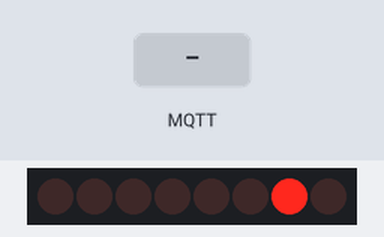
Simulated run of this program. Board: ESP32. Parts: 8 shift-register outputs drawn as a row of LEDs (first output left, lit = HIGH). Wiring (inferred from the names in the program): shift register (74HC595): data GPIO 15; shift clock GPIO 4; latch GPIO 21. Wiring (inferred from the signals the program sends): row of LEDs: on Q0, Q1, Q2, Q3, Q4, Q5, Q6, Q7. Inputs (shaded band) come from the test bench. No MQTT or app messages arrive unless stated; what the program prints to the serial monitor is not drawn.

Above: at 3.6 s.
8.3 s: MQTT message "1" arrives on the first subscribed topic
At 10.6 s:
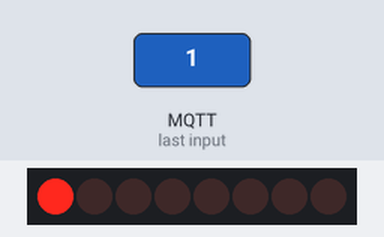
11.3 s: MQTT message "0" arrives on the first subscribed topic
At 12.5 s:
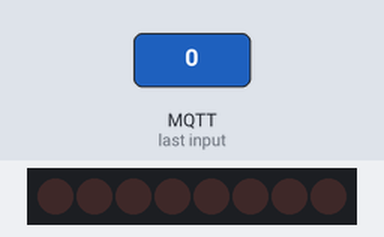
12.8 s: MQTT message "2" arrives on the first subscribed topic
At 13.8 s:
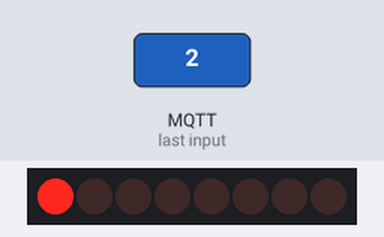
Timing chart, 0 to 13.9 s (numbered marks = the images above; inputs shaded):
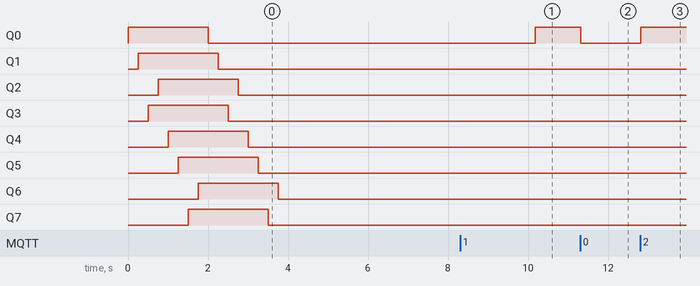

The program:

main.cpp
```cpp
/**************************************************************
 *
 * For this example, you need to install PubSubClient library:
 *   https://github.com/knolleary/pubsubclient
 *   or from http://librarymanager/all#PubSubClient
 *
 * TinyGSM Getting Started guide:
 *   http://tiny.cc/tiny-gsm-readme
 *
 * For more MQTT examples, see PubSubClient library
 *
 **************************************************************
 * Use Mosquitto client tools to work with MQTT
 *   Ubuntu/Linux: sudo apt-get install mosquitto-clients
 *   Windows:      https://mosquitto.org/download/
 *
 * Subscribe for messages:
 *   mosquitto_sub -h test.mosquitto.org -t GsmClientTest/init -t GsmClientTest/ledStatus -q 1
 * Toggle led:
 *   mosquitto_pub -h test.mosquitto.org -t GsmClientTest/led -q 1 -m "toggle"
 *
 * You can use Node-RED for wiring together MQTT-enabled devices
 *   https://nodered.org/
 * Also, take a look at these additional Node-RED modules:
 *   node-red-contrib-blynk-ws
 *   node-red-dashboard
 *
 **************************************************************/
#include <rom/rtc.h>
#include "LedHandler.h"

// Select your modem:
#define TINY_GSM_MODEM_SIM800
// #define TINY_GSM_MODEM_SIM808
// #define TINY_GSM_MODEM_SIM900
// #define TINY_GSM_MODEM_UBLOX
// #define TINY_GSM_MODEM_BG96
// #define TINY_GSM_MODEM_A6
// #define TINY_GSM_MODEM_A7
// #define TINY_GSM_MODEM_M590
// #define TINY_GSM_MODEM_ESP8266
// #define TINY_GSM_MODEM_XBEE

#include <TinyGsmClient.h>
#include <PubSubClient.h>

// Set serial for debug console (to the Serial Monitor, default speed 115200)
#define SerialMon Serial

// Use Hardware Serial on Mega, Leonardo, Micro
#define SerialAT Serial1

#define GSM_TX 13
#define GSM_RX 14

// Your GPRS credentials
// Leave empty, if missing user or pass
const char apn[] = "timbrasil.br";
const char user[] = "tim";
const char pass[] = "tim";

const char *deviceId = "GsmClient";
// MQTT details
//const char* broker = "test.mosquitto.org";
const char *broker = "m13.cloudmqtt.com";
//const int port = 1883;
const int port = 17690;
const char *mqttUser = "gsrprydz";
const char *mqttPassword = "FyKEyFOBka0U";

const char *topicLed = "GsmClient/led";
const char *topicInit = "GsmClient/init";
const char *topicLedStatus = "GsmClient/ledStatus";

TinyGsm modem(SerialAT);
TinyGsmClient client(modem);
PubSubClient mqtt(client);

#define LED_PIN 27
int ledStatus = LOW;

long lastReconnectAttempt = 0;

void mqttCallback(char *topic, byte *payload, unsigned int len);
boolean mqttConnect();
void print_reset_reason(RESET_REASON reason);

void setup()
{
    // Set console baud rate
    SerialMon.begin(115200);

    Serial.println("CPU0 reset reason: ");
    print_reset_reason(rtc_get_reset_reason(0));

    Serial.println("CPU1 reset reason: ");
    print_reset_reason(rtc_get_reset_reason(1));

    SerialMon.println("Iniciando controlador dos leds...");
    LedController.begin();

    // Set GSM module baud rate
    SerialAT.begin(115200, SERIAL_8N1, GSM_TX, GSM_RX, false);
    delay(3000);

    // Restart takes quite some time
    // To skip it, call init() instead of restart()
    SerialMon.println("Inicializando o modem...");
    modem.restart();

    String modemInfo = modem.getModemInfo();
    SerialMon.print("Modem: ");
    SerialMon.println(modemInfo);

    // Unlock your SIM card with a PIN
    //modem.simUnlock("1234");

    SerialMon.print("Waiting for network...");
    if (!modem.waitForNetwork())
    {
        SerialMon.println(" fail");
        while (true);
    }
    SerialMon.println(" OK");

    while (true)
    {
        SerialMon.printf("Trying to connect to %s...\n", apn);
        if (!modem.gprsConnect(apn, user, pass))
        {
            SerialMon.println(" fail");
            SerialMon.println("Trying again in 1s...");
            delay(1000);
        }
        else
        {
            SerialMon.println(" OK");
            break;
        }
    }

    // MQTT Broker setup
    mqtt.setServer(broker, port);
    mqtt.setCallback(mqttCallback);
}

void loop()
{
    if (!mqtt.connected())
    {
        SerialMon.println("=== MQTT NAO CONECTADO ===");
        // Reconnect every 10 seconds
        unsigned long t = millis();
        if (t - lastReconnectAttempt > 10000L)
        {
            lastReconnectAttempt = t;
            if (mqttConnect())
            {
                lastReconnectAttempt = 0;
            }
        }
        delay(100);
        return;
    }

    mqtt.loop();

    SerialMon.printf("Status GPRS: %s\n", modem.isGprsConnected() ? "connected" : "not connected");
    SerialMon.printf("Qualidade do sinal: %d\n", modem.getSignalQuality());
    SerialMon.printf("Nivel da bateria: %d\n", modem.getBattPercent());
    uint16_t voltage = modem.getBattVoltage();
    SerialMon.printf("Tensao da bateria: %.2f\n", voltage > 32 ? -1 : voltage );
    // This is only supported on SIMxxx series
    String gsmTime = modem.getGSMDateTime(DATE_TIME);
    SerialMon.printf("GSM Hora: %s\n", gsmTime.c_str());
    String gsmDate = modem.getGSMDateTime(DATE_DATE);
    SerialMon.printf("GSM Data: %s\n", gsmDate.c_str());
    String cop = modem.getOperator();
    SerialMon.printf("Operadora: %s\n", cop.c_str());
    // String band = modem.getBand();
    // SerialMon.printf("Banda: %s\n", band.c_str());
}

boolean mqttConnect()
{
    SerialMon.print("Connecting to ");
    SerialMon.print(broker);

    // Connect to MQTT Broker
    //boolean status = mqtt.connect("GsmClientTest");

    // Or, if you want to authenticate MQTT:
    boolean status = mqtt.connect(deviceId, mqttUser, mqttPassword);

    if (status == false)
    {
        SerialMon.println(" fail");
        return false;
    }

    SerialMon.println(" OK");
    mqtt.publish(topicInit, "GSMClient iniciado");
    mqtt.subscribe(topicLed);
    return mqtt.connected();
}

void mqttCallback(char *topic, byte *payload, unsigned int len)
{
    SerialMon.print("Mensagem recebida [");
    SerialMon.print(topic);
    SerialMon.print("]: ");
    SerialMon.write(payload, len);
    SerialMon.println();

    // Only proceed if incoming message's topic matches
    if (String(topic) == topicLed)
    {
        ledStatus = !ledStatus;
        LedController.setLed(LED_ALARME_ESQ_2, ledStatus);
        SerialMon.printf("Publicando status do led: %d\n", ledStatus);
        mqtt.publish(topicLedStatus, ledStatus ? "1" : "0");
    }
}

void print_reset_reason(RESET_REASON reason)
{
  switch ( reason)
  {
    case 1 : Serial.println ("POWERON_RESET");break;          /**<1, Vbat power on reset*/
    case 3 : Serial.println ("SW_RESET");break;               /**<3, Software reset digital core*/
    case 4 : Serial.println ("OWDT_RESET");break;             /**<4, Legacy watch dog reset digital core*/
    case 5 : Serial.println ("DEEPSLEEP_RESET");break;        /**<5, Deep Sleep reset digital core*/
    case 6 : Serial.println ("SDIO_RESET");break;             /**<6, Reset by SLC module, reset digital core*/
    case 7 : Serial.println ("TG0WDT_SYS_RESET");break;       /**<7, Timer Group0 Watch dog reset digital core*/
    case 8 : Serial.println ("TG1WDT_SYS_RESET");break;       /**<8, Timer Group1 Watch dog reset digital core*/
    case 9 : Serial.println ("RTCWDT_SYS_RESET");break;       /**<9, RTC Watch dog Reset digital core*/
    case 10 : Serial.println ("INTRUSION_RESET");break;       /**<10, Instrusion tested to reset CPU*/
    case 11 : Serial.println ("TGWDT_CPU_RESET");break;       /**<11, Time Group reset CPU*/
    case 12 : Serial.println ("SW_CPU_RESET");break;          /**<12, Software reset CPU*/
    case 13 : Serial.println ("RTCWDT_CPU_RESET");break;      /**<13, RTC Watch dog Reset CPU*/
    case 14 : Serial.println ("EXT_CPU_RESET");break;         /**<14, for APP CPU, reseted by PRO CPU*/
    case 15 : Serial.println ("RTCWDT_BROWN_OUT_RESET");break;/**<15, Reset when the vdd voltage is not stable*/
    case 16 : Serial.println ("RTCWDT_RTC_RESET");break;      /**<16, RTC Watch dog reset digital core and rtc module*/
    default : Serial.println ("NO_MEAN");
  }
}
```

LedHandler.cpp
```cpp
/*
 * ledHandler.c
 *
 *  Created on: 7 de jun de 2018
 *      Author: Vinicius
 */

#include "LedHandler.h"

/**
 * Function: LedControllerClass
 * Description: this is the class constructor
 * Parameters: none
 * Returns: LedControllerClass
 */
LedControllerClass::LedControllerClass()
{
    m_isInitialized = false;
}

/**
 * Function: begin
 * Description: this function will initialize the LedControllerClass.
 * Parameters:
 *      -> gpio_num_t pinClock: GPIO which is connected to the MUX clock pin.
 *      -> gpio_num_t pinData: GPIO which is connected to the MUX data pin.
 *      -> gpio_num_t pinLoad: GPIO which is connected to the MUX load pin.
 *      -> gpio_num_t pinOE: GPIO which is connected to the MUX OE pin.
 * Returns: esp_err_t with the error code.
 */
esp_err_t LedControllerClass::begin(gpio_num_t pinClock, gpio_num_t pinData, gpio_num_t pinLoad, gpio_num_t pinOE)
{
    // Inicializando o Gerenciador de Leds.\n
    ESP_LOGI( TAG_LEDHANDLER , LOGI_0026 );

    m_pinClock = pinClock;
    m_pinData = pinData;
    m_pinLoad = pinLoad;
    m_pinOE = pinOE;

    pinMode( m_pinLoad, OUTPUT );
    pinMode( m_pinLoad, OUTPUT );
    digitalWrite( m_pinOE, LOW );

    m_dataSum = 0;

    m_isInitialized = true;

    return autoTest();
}

/**
 * Function: setLed
 * Description: turns a LED ON or OFF.
 * Parameters:
 *      -> LED led: the LED which will have the state changed.
 *      -> bool state: if true, turns the LED on, otherwise turns off.
 * Returns: esp_err_t with the error code.
 * Remarks: if the led is already on, this function does nothing and returns ESP_OK.
 */
esp_err_t LedControllerClass::setLed(LED led, bool state)
{
    if ( m_isInitialized == false )
  		return ESP_ERR_INVALID_STATE;

    int ledNumber = (int) led;
    int ledIndex = ledNumber - 1;
    int currentSum = m_dataSum;

    if ( ( ledNumber < 1 ) || ( ledNumber > 8 ) )
        return ESP_FAIL;

  	if ( state == false ) // desligar o led
    {
        if ( ( currentSum & LEDS[ledIndex] ) == LEDS[ledIndex] )
            currentSum -= LEDS[ledIndex];
    }
    else
    {
        if ( ( currentSum & LEDS[ledIndex] ) != LEDS[ledIndex] )
            currentSum += LEDS[ledIndex];
    }

    if ( currentSum != m_dataSum )
    {
        digitalWrite( m_pinLoad, LOW );
        shiftOut( m_pinData, m_pinClock, currentSum );
        digitalWrite( m_pinLoad, HIGH );
        m_dataSum = currentSum;
    }

  	return ESP_OK;
}

/**
 * Function: autoTest
 * Description: executes an auto test which allow you to check if the leds are working.
 * Parameters: none
 * Returns: esp_err_t with the error code.
 */
esp_err_t LedControllerClass::autoTest()
{
    esp_err_t result = ESP_OK;

    // Executando auto-teste dos leds.
    ESP_LOGI( TAG_LEDHANDLER , LOGI_0029 );

    LED currentLeds[] = { LED_ALARME_ESQ_2 , LED_ALARME_ESQ_1 , LED_ALERTA_ESQ , LED_SYSTEM_ON , LED_GPS , LED_ALERTA_DIR , LED_ALARME_DIR_1 , LED_ALARME_DIR_2 };

    // Ligando todos os leds.
    ESP_LOGI( TAG_LEDHANDLER , LOGI_0031 );
    for ( int i = 0 ; i < 8 ; i++ )
    {
        result = setLed( currentLeds[i], true );
        if (result != ESP_OK)
            return result;

        delay( 250 );
    }

    // Desligando todos os leds.
    ESP_LOGI( TAG_LEDHANDLER , LOGI_0030 );
    for ( int i = 0 ; i < 8 ; i++ )
    {
        result = setLed( currentLeds[i], false );
        if (result != ESP_OK)
            return result;
        delay( 250 );
    }

    return result;
}

/**
 * Function: shiftOut
 * Description: function This shifts 8 bits out MSB first, on the rising edge of the clock, clock idles low.
 * Parameters:
 *      -> gpio_num_t myDataPin: mux data pin.
 *      -> gpio_num_t myClockPin: mux clock pin.
 *      -> byte myDataOut: data to be written.
 * Returns: esp_err_t with the error code.
 */
esp_err_t LedControllerClass::shiftOut(gpio_num_t myDataPin, gpio_num_t myClockPin, byte myDataOut)
{
    //internal function setup
    int i = 0;
    int pinState;
    pinMode( myClockPin, OUTPUT );
    pinMode( myDataPin, OUTPUT );

    //clear everything out just in case to prepare shift register for bit shifting
    digitalWrite( myDataPin, LOW );
    digitalWrite( myClockPin, LOW );

    //for each bit in the byte myDataOut
    //NOTICE THAT WE ARE COUNTING DOWN in our for loop
    //This means that %00000001 or "1" will go through such
    //that it will be pin Q0 that lights.
    for (i = 7; i >= 0; i-- )
    {
        digitalWrite(myClockPin, LOW);

        //if the value passed to myDataOut and a bitmask result
        // true then... so if we are at i=6 and our value is
        // %11010100 it would the code compares it to %01000000
        // and proceeds to set pinState to 1.
        if ( myDataOut & (1<<i) )
            pinState= 1;
        else
            pinState= 0;

        //Sets the pin to HIGH or LOW depending on pinState
        digitalWrite( myDataPin, pinState );
        //register shifts bits on upstroke of clock pin
        digitalWrite( myClockPin, HIGH );
        //zero the data pin after shift to prevent bleed through
        digitalWrite( myDataPin, LOW );
    }

    //stop shifting
    digitalWrite( myClockPin, LOW );

    return ESP_OK;
}

LedControllerClass LedController;
```

LedHandler.h
```cpp
/*
 * ledHandler.h
 *
 *  Created on: 7 de jun de 2018
 *      Author: Vinicius
 */

#ifndef MAIN_LEDHANDLER_H_
#define MAIN_LEDHANDLER_H_

#include "freertos/FreeRTOS.h"
#include "freertos/task.h"
#include "esp_log.h"
#include "esp_err.h"
#include "sdkconfig.h"
#include "Arduino.h"
#include "MessageLibrary.h"

const byte LEDS[8] = { 0x01, 0x02, 0x08, 0x04, 0x10, 0x20, 0x80, 0x40 };

typedef enum
{
	LED_ALARME_ESQ_2 = 1,
	LED_ALARME_ESQ_1 = 2,
	LED_ALERTA_ESQ = 3,
	LED_SYSTEM_ON = 4,
	LED_GPS = 5,
	LED_ALERTA_DIR = 6,
	LED_ALARME_DIR_1 = 7,
	LED_ALARME_DIR_2 = 8
}LED;

class LedControllerClass
{
	public:
		/**
		 * Function: LedControllerClass
		 * Description: this is the class constructor
		 * Parameters: none
		 * Returns: LedControllerClass
		 */
		LedControllerClass();
		/**
		 * Function: begin
		 * Description: this function will initialize the LedControllerClass.
		 * Parameters:
		 *      -> gpio_num_t pinClock: GPIO which is connected to the MUX clock pin.
		 *      -> gpio_num_t pinData: GPIO which is connected to the MUX data pin.
		 *      -> gpio_num_t pinLoad: GPIO which is connected to the MUX load pin.
		 *      -> gpio_num_t pinOE: GPIO which is connected to the MUX OE pin.
		 * Returns: esp_err_t with the error code.
		 */
		esp_err_t begin(gpio_num_t pinClock = GPIO_NUM_4,
						gpio_num_t pinData = GPIO_NUM_15,
						gpio_num_t pinLoad = GPIO_NUM_21,
						gpio_num_t pinOE = GPIO_NUM_27);
		/**
		 * Function: setLed
		 * Description: turns a LED ON or OFF.
		 * Parameters:
		 *      -> LED led: the LED which will have the state changed.
		 *      -> bool state: if true, turns the LED on, otherwise turns off.
		 * Returns: esp_err_t with the error code.
		 * Remarks: if the led is already on, this function does nothing and returns ESP_OK.
		 */
		esp_err_t setLed(LED led, bool state);
	private:
		/**
		 * Function: autoTest
		 * Description: executes an auto test which allow you to check if the leds are working.
		 * Parameters: none
		 * Returns: esp_err_t with the error code.
		 */
		esp_err_t autoTest();
		/**
		 * Function: shiftOut
		 * Description: function This shifts 8 bits out MSB first, on the rising edge of the clock, clock idles low.
		 * Parameters:
		 *      -> gpio_num_t myDataPin: mux data pin.
		 *      -> gpio_num_t myClockPin: mux clock pin.
		 *      -> byte myDataOut: data to be written.
		 * Returns: esp_err_t with the error code.
		 */
		esp_err_t shiftOut(gpio_num_t myDataPin, gpio_num_t myClockPin, byte myDataOut);
		// ---------------Member Variables-------------
		gpio_num_t m_pinClock;
		gpio_num_t m_pinData;
		gpio_num_t m_pinLoad;
		gpio_num_t m_pinOE;
		bool m_isInitialized;
		int m_dataSum;
};

extern LedControllerClass LedController;

#endif /* MAIN_LEDHANDLER_H_ */
```

Source omitted: MessageLibrary.h (6672 bytes)

Measured:
- after the input at 8.3 s, Q0: LOW → HIGH after 1.9 s
- after the input at 11.3 s, Q0: HIGH → LOW at once
- after the input at 12.8 s, Q0: LOW → HIGH at once
